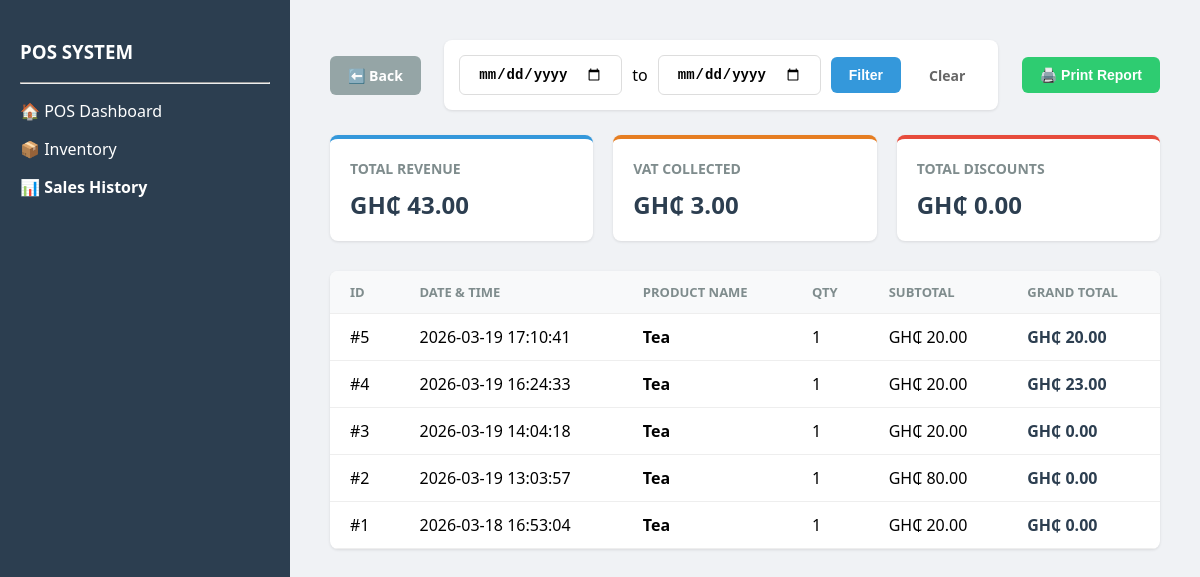
The app's page /sales (signed in), older data.
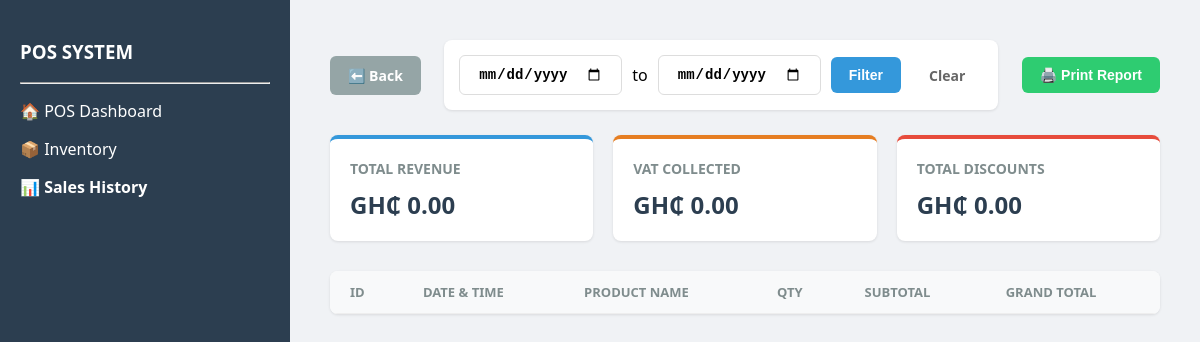
The same page, newer data.
### tables this page shows
CREATE TABLE sales (
            id INTEGER PRIMARY KEY AUTOINCREMENT, 
            product_id INTEGER,
            quantity INTEGER DEFAULT 1,
            total_price REAL, 
            grand_total REAL DEFAULT 0.0,
            vat_amount REAL DEFAULT 0.0,
            discount REAL DEFAULT 0.0,
            timestamp DATETIME DEFAULT CURRENT_TIMESTAMP,
            FOREIGN KEY (product_id) REFERENCES products (id) ON DELETE RESTRICT);

CREATE TABLE products (
            id INTEGER PRIMARY KEY AUTOINCREMENT, 
            name TEXT NOT NULL, 
            sell_price REAL NOT NULL, 
            quantity INTEGER NOT NULL CHECK(quantity >= 0),
            min_stock_level INTEGER DEFAULT 5,
            date_added DATETIME DEFAULT CURRENT_TIMESTAMP);

### app.py (the view)
@app.route("/sales")
@login_required
def sales_history():
    db = get_db()
    start_date = request.args.get('start_date')
    end_date = request.args.get('end_date')
    sales_query = "SELECT s.id, p.name, s.quantity, s.total_price, s.grand_total, s.vat_amount, s.timestamp FROM sales s JOIN products p ON s.product_id = p.id"
    totals_query = "SELECT IFNULL(SUM(grand_total), 0) as total_revenue, IFNULL(SUM(vat_amount), 0) as total_vat, IFNULL(SUM(discount), 0) as total_discount FROM sales"
    params = []
    if start_date and end_date:
        filter_sql = " WHERE DATE(s.timestamp) BETWEEN ? AND ?"
        sales_query += filter_sql
        totals_query += " WHERE DATE(timestamp) BETWEEN ? AND ?"
        params = [start_date, end_date]
    sales_query += " ORDER BY s.timestamp DESC"
    sales_list = db.execute(sales_query, params).fetchall()
    totals = db.execute(totals_query, params).fetchone()
    return render_template("sales_report.html", sales=sales_list, totals=totals)

### app.py (called while the page is built)
def get_db():
    if 'db' not in g:
        g.db = sqlite3.connect(DATABASE)
        g.db.row_factory = sqlite3.Row
        g.db.execute("PRAGMA foreign_keys = ON")
    return g.db

@app.teardown_appcontext
def close_connection(exception):
    db = g.pop('db', None)
    if db is not None:
        db.close()

def login_required(f):
    @wraps(f)
    def decorated_function(*args, **kwargs):
        if 'user' not in session:
            return redirect(url_for('login'))
        return f(*args, **kwargs)
    return decorated_function

### templates/sales_report.html (shortened to what this page needs)
<!DOCTYPE html>
<html>
<head>
</head>
<body>
    <div class="sidebar">
        <h3>POS SYSTEM</h3>
        <hr>
        <a href="/dashboard" style="color:white; text-decoration: none;"><p>🏠 POS Dashboard</p></a>
        <a href="/inventory" style="color:white; text-decoration: none;"><p>📦 Inventory</p></a>
        <p><strong>📊 Sales History</strong></p>
    </div>
    <div class="main">
        <div class="action-bar">
            <a href="/dashboard" class="btn btn-back">⬅️ Back</a>
            <div class="filter-box">
                <form action="/sales" method="GET" style="display: flex; gap: 10px; align-items: center;">
                    <input type="date" name="start_date" value="{{ request.args.get('start_date', '') }}" class="btn" style="border: 1px solid #ddd;">
                    <span>to</span>
                    <input type="date" name="end_date" value="{{ request.args.get('end_date', '') }}" class="btn" style="border: 1px solid #ddd;">
                    <button type="submit" class="btn btn-primary">Filter</button>
                    <a href="/sales" class="btn" style="color: #666;">Clear</a>
                </form>
            </div>
            <button onclick="window.print()" class="btn btn-print">🖨️ Print Report</button>
        </div>
        <div class="stats-container">
            <div class="stat-card">
                <h3>Total Revenue</h3>
                <p>GH₵ {{ "%.2f"|format(totals['total_revenue']) }}</p>
            </div>
            <div class="stat-card" style="border-top-color: #e67e22;">
                <h3>VAT Collected</h3>
                <p>GH₵ {{ "%.2f"|format(totals['total_vat']) }}</p>
            </div>
            <div class="stat-card" style="border-top-color: #e74c3c;">
                <h3>Total Discounts</h3>
                <p>GH₵ {{ "%.2f"|format(totals['total_discount']) }}</p>
            </div>
        </div>
        <table>
            <thead>
                <tr>
                    <th>ID</th>
                    <th>Date & Time</th>
                    <th>Product Name</th>
                    <th>Qty</th>
                    <th>Subtotal</th>
                    <th>Grand Total</th>
                </tr>
            </thead>
            <tbody>
                {% for sale in sales %}
                <tr>
                    <td>#{{ sale.id }}</td>
                    <td>{{ sale.timestamp }}</td>
                    <td><strong>{{ sale.name }}</strong></td>
                    <td>{{ sale.quantity }}</td>
                    <td>GH₵ {{ "%.2f"|format(sale.total_price) }}</td>
                    <td style="font-weight: bold; color: #2c3e50;">GH₵ {{ "%.2f"|format(sale.grand_total) }}</td>
                </tr>
                {% endfor %}
            </tbody>
        </table>
    </div>
</body>
</html>

### templates/sales_report.html (style rules this page uses)
body { font-family: 'Segoe UI', sans-serif; margin: 0; display: flex; height: 100vh; background: #f0f2f5; }
.sidebar { width: 250px; background: #2c3e50; color: white; padding: 20px; flex-shrink: 0; }
.main { flex: 1; padding: 40px; overflow-y: auto; }
.stats-container { display: flex; gap: 20px; margin-bottom: 30px; }
.stat-card { background: white; padding: 20px; border-radius: 8px; flex: 1; box-shadow: 0 1px 3px rgba(0,0,0,0.1); border-top: 4px solid #3498db; }
.stat-card h3 { margin: 0; color: #7f8c8d; font-size: 14px; text-transform: uppercase; }
.stat-card p { margin: 10px 0 0; font-size: 24px; font-weight: bold; color: #2c3e50; }
.action-bar { display: flex; justify-content: space-between; align-items: center; margin-bottom: 25px; }
.filter-box { background: #fff; padding: 15px; border-radius: 8px; box-shadow: 0 1px 3px rgba(0,0,0,0.1); display: flex; gap: 15px; align-items: center; }
.btn { padding: 10px 18px; border-radius: 6px; border: none; font-weight: 600; cursor: pointer; text-decoration: none; font-size: 14px; }
.btn-primary { background: #3498db; color: white; }
.btn-print { background: #2ecc71; color: white; }
.btn-back { background: #95a5a6; color: white; }
table { width: 100%; border-collapse: collapse; background: white; border-radius: 8px; overflow: hidden; box-shadow: 0 1px 3px rgba(0,0,0,0.1); }
th, td { padding: 12px 20px; border-bottom: 1px solid #eee; text-align: left; }
th { background: #f8f9fa; color: #7f8c8d; font-size: 13px; text-transform: uppercase; }

Row changes from the older to the newer data that the page shows:
removed sales: id "5", timestamp "2026-03-19 17:10:41", name "Tea", quantity "1", total_price "20.00", grand_total "20.00"
removed sales: id "4", timestamp "2026-03-19 16:24:33", name "Tea", quantity "1", total_price "20.00", grand_total "23.00"
removed sales: id "3", timestamp "2026-03-19 14:04:18", name "Tea", quantity "1", total_price "20.00", grand_total "0.00"
removed sales: id "2", timestamp "2026-03-19 13:03:57", name "Tea", quantity "1", total_price "80.00", grand_total "0.00"
removed sales: id "1", timestamp "2026-03-18 16:53:04", name "Tea", quantity "1", total_price "20.00", grand_total "0.00"
Text that changed along with them:
{{ "%.2f"|format(totals['total_revenue']) }}: "43.00" → "0.00"
{{ "%.2f"|format(totals['total_vat']) }}: "3.00" → "0.00"
